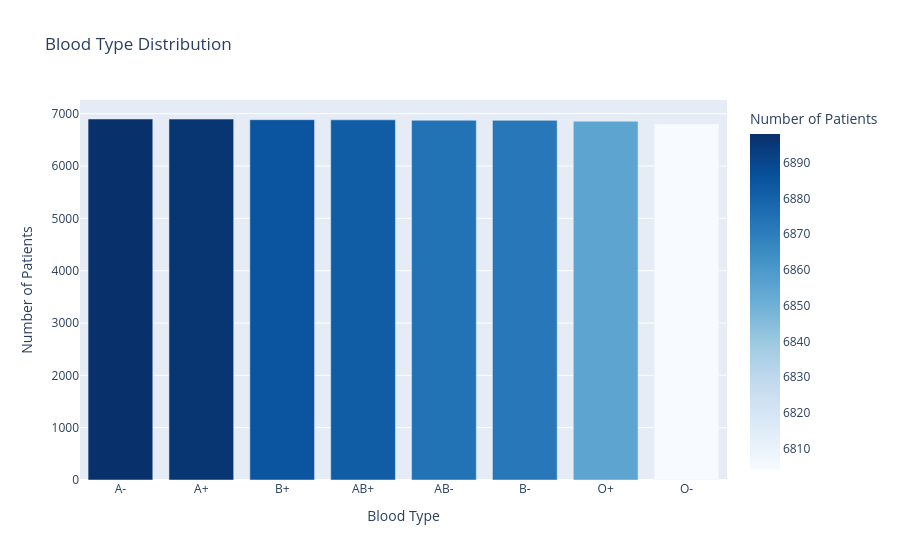

Write notebook code for a chart like this one.
### Code cell
# Blood type distribution
blood_counts = df['blood_type'].value_counts().reset_index()
blood_counts.columns = ['blood_type', 'count']

fig = px.bar(blood_counts, x='blood_type', y='count',
             title='Blood Type Distribution',
             labels={'blood_type': 'Blood Type', 'count': 'Number of Patients'},
             color='count',
             color_continuous_scale='Blues')
fig.show()

### Figure 1 — Plotly figure (JSON) as saved in the notebook; plotly's stock layout.template omitted (floating-point values rounded to 4 significant figures)
{"data": [{"hovertemplate": "Blood Type=%{x}<br>Number of Patients=%{marker.color}<extra></extra>", "legendgroup": "", "marker": {"color": [6898, 6896, 6885, 6882, 6874, 6872, 6855, 6804], "coloraxis": "coloraxis", "pattern": {"shape": ""}}, "name": "", "orientation": "v", "showlegend": false, "textposition": "auto", "type": "bar", "x": ["A-", "A+", "B+", "AB+", "AB-", "B-", "O+", "O-"], "xaxis": "x", "y": [6898, 6896, 6885, 6882, 6874, 6872, 6855, 6804], "yaxis": "y"}], "layout": {"barmode": "relative", "coloraxis": {"autocolorscale": false, "colorbar": {"title": {"text": "Number of Patients"}}, "colorscale": [[0.0, "rgb(247,251,255)"], [0.125, "rgb(222,235,247)"], [0.25, "rgb(198,219,239)"], [0.375, "rgb(158,202,225)"], [0.5, "rgb(107,174,214)"], [0.625, "rgb(66,146,198)"], [0.75, "rgb(33,113,181)"], [0.875, "rgb(8,81,156)"], [1.0, "rgb(8,48,107)"]]}, "legend": {"tracegroupgap": 0}, "title": {"text": "Blood Type Distribution"}, "xaxis": {"anchor": "y", "domain": [0.0, 1.0], "title": {"text": "Blood Type"}}, "yaxis": {"anchor": "x", "domain": [0.0, 1.0], "title": {"text": "Number of Patients"}}}}
